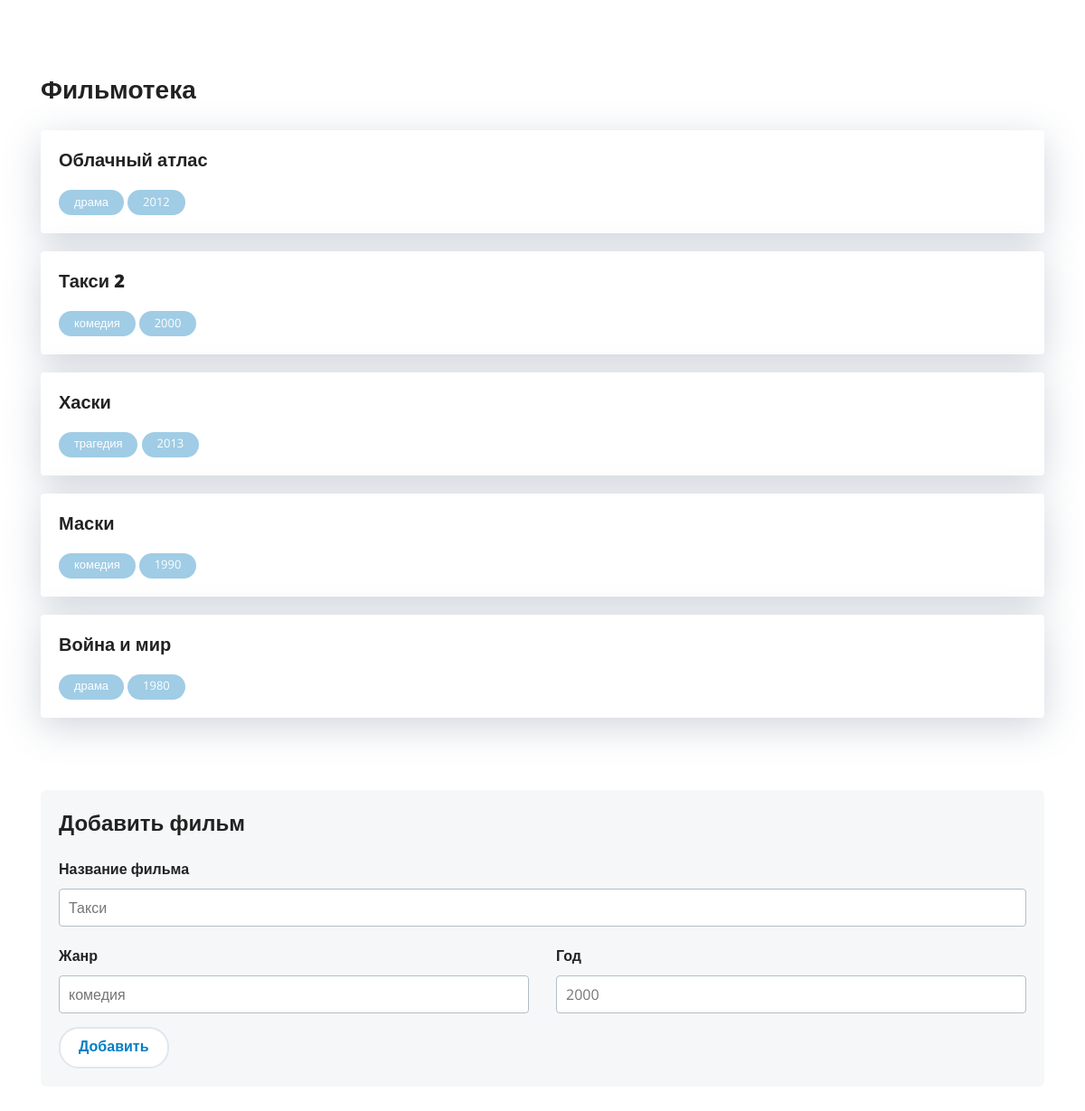
Before: / with the older database file.
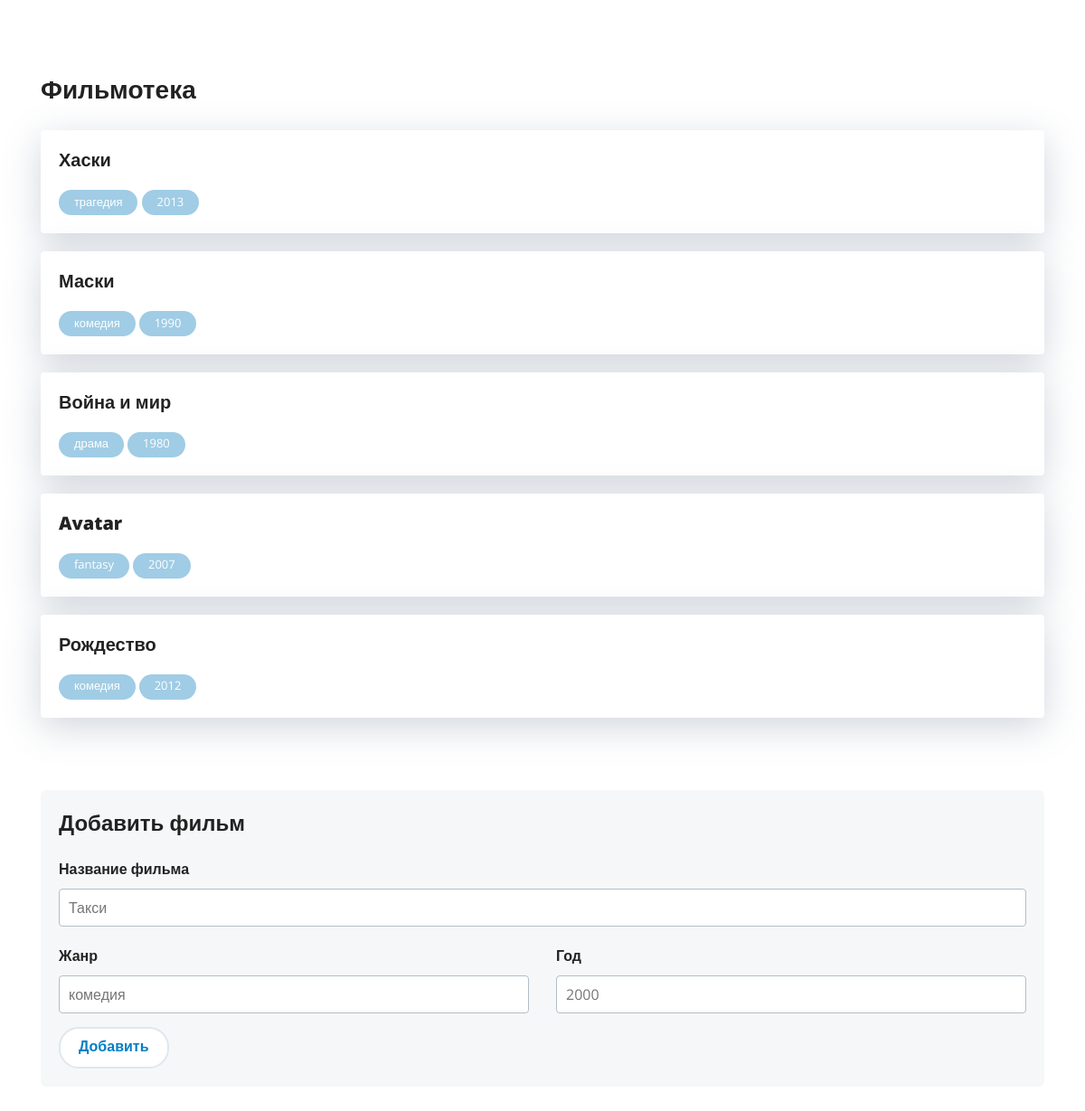
After: the same page with the newer database file.
### tables this page shows
CREATE TABLE `films` (
  `id` int(11) NOT NULL,
  `title` text NOT NULL,
  `genre` text NOT NULL,
  `year` int(11) NOT NULL
);

### index.php (the view, shortened to what this page needs)
<?php
$link = mysqli_connect('localhost', 'root', '', 'filmoteka');
$query = "SELECT * FROM films";
$films = array();
if ($result = mysqli_query($link, $query) )  {
	while ( $row = mysqli_fetch_array($result))  {
		$films[] = $row;
	}
}
?>
<!DOCTYPE html>
<html lang="ru">
<head>
	<link rel="stylesheet" href="libs/normalize-css/normalize.css" />
	<link rel="stylesheet" href="libs/bootstrap-4-grid/grid.min.css" />
	<link rel="stylesheet" href="libs/jquery-custom-scrollbar/jquery.custom-scrollbar.css" />
	<link rel="stylesheet" href="./css/main.css" />
</head>
<body class="index-page">
	<div class="container user-content section-page">
		<div class="title-1">Фильмотека</div>
	<?php
		foreach ($films as $key => $film) {
	?>
		<div class="card mb-20">
			<h4 class="title-4"><?=$film['title']?></h4>
			<div class="badge"><?=$film['genre']?></div>
			<div class="badge"><?=$film['year']?></div>
		</div>
	<?php } ?>
		<div class="panel-holder mt-80 mb-40">
			<div class="title-3 mt-0">Добавить фильм</div>
			<form action="index.php" method="POST">
				<div class="form-group"><label class="label">Название фильма<input class="input" name="title" type="text" placeholder="Такси" /></label></div>
				<div class="row">
					<div class="col">
						<div class="form-group"><label class="label">Жанр<input class="input" name="genre" type="text" placeholder="комедия" /></label></div>
					</div>
					<div class="col">
						<div class="form-group"><label class="label">Год<input class="input" name="year" type="text" placeholder="2000" /></label></div>
					</div>
				</div>
				<input class="button" type="submit" name="newFilm" value="Добавить" />
			</form>
		</div>
	</div>
</body>
</html>

Changed rows visible on the page:
removed films: title "Облачный атлас", genre "драма", year "2012"
removed films: title "Такси 2", genre "комедия", year "2000"
added films: title "Avatar", genre "fantasy", year "2007"
added films: title "Рождество", genre "комедия", year "2012"
